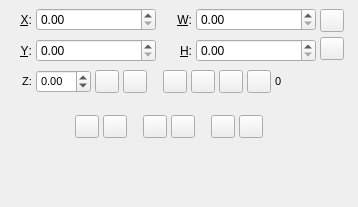
<?xml version="1.0" encoding="UTF-8"?>
<ui version="4.0">
 <class>PropertiesPalette_XYZBase</class>
 <widget class="QWidget" name="PropertiesPalette_XYZBase">
  <property name="geometry">
   <rect>
    <x>0</x>
    <y>0</y>
    <width>358</width>
    <height>207</height>
   </rect>
  </property>
  <property name="sizePolicy">
   <sizepolicy hsizetype="Fixed" vsizetype="Fixed">
    <horstretch>0</horstretch>
    <verstretch>0</verstretch>
   </sizepolicy>
  </property>
  <layout class="QGridLayout" name="gridLayout">
   <property name="leftMargin">
    <number>8</number>
   </property>
   <property name="topMargin">
    <number>8</number>
   </property>
   <property name="rightMargin">
    <number>8</number>
   </property>
   <property name="bottomMargin">
    <number>8</number>
   </property>
   <property name="horizontalSpacing">
    <number>4</number>
   </property>
   <property name="verticalSpacing">
    <number>8</number>
   </property>
   <item row="4" column="0">
    <widget class="FormWidget" name="formWidget">
     <property name="sizePolicy">
      <sizepolicy hsizetype="Preferred" vsizetype="Maximum">
       <horstretch>0</horstretch>
       <verstretch>0</verstretch>
      </sizepolicy>
     </property>
     <property name="label" stdset="0">
      <string/>
     </property>
     <property name="font">
      <font>
       <pointsize>8</pointsize>
      </font>
     </property>
     <property name="preserveLabelSpace">
      <bool>true</bool>
     </property>
     <layout class="QHBoxLayout" name="horizontalLayout_3">
      <property name="leftMargin">
       <number>0</number>
      </property>
      <property name="topMargin">
       <number>0</number>
      </property>
      <property name="rightMargin">
       <number>0</number>
      </property>
      <property name="bottomMargin">
       <number>0</number>
      </property>
      <item>
       <widget class="QLabel" name="labelZ">
        <property name="text">
         <string>Z:</string>
        </property>
        <property name="alignment">
         <set>Qt::AlignRight|Qt::AlignTrailing|Qt::AlignVCenter</set>
        </property>
       </widget>
      </item>
     </layout>
    </widget>
   </item>
   <item row="2" column="2">
    <spacer name="horizontalSpacer_4">
     <property name="orientation">
      <enum>Qt::Horizontal</enum>
     </property>
     <property name="sizeType">
      <enum>QSizePolicy::Fixed</enum>
     </property>
     <property name="sizeHint" stdset="0">
      <size>
       <width>8</width>
       <height>0</height>
      </size>
     </property>
    </spacer>
   </item>
   <item row="3" column="3">
    <widget class="QLabel" name="heightLabel">
     <property name="text">
      <string>&amp;H:</string>
     </property>
     <property name="alignment">
      <set>Qt::AlignRight|Qt::AlignTrailing|Qt::AlignVCenter</set>
     </property>
     <property name="buddy">
      <cstring>heightSpin</cstring>
     </property>
    </widget>
   </item>
   <item row="2" column="5" rowspan="2">
    <layout class="QVBoxLayout" name="verticalLayout_2">
     <property name="spacing">
      <number>4</number>
     </property>
     <item>
      <widget class="LinkButton" name="keepFrameWHRatioButton">
       <property name="toolTip">
        <string>Keep the aspect ratio</string>
       </property>
       <property name="checkable">
        <bool>true</bool>
       </property>
      </widget>
     </item>
     <item>
      <widget class="QToolButton" name="buttonLineBasePoint">
       <property name="text">
        <string/>
       </property>
       <property name="checkable">
        <bool>true</bool>
       </property>
      </widget>
     </item>
    </layout>
   </item>
   <item row="3" column="0">
    <widget class="QLabel" name="yposLabel">
     <property name="text">
      <string>&amp;Y:</string>
     </property>
     <property name="alignment">
      <set>Qt::AlignRight|Qt::AlignTrailing|Qt::AlignVCenter</set>
     </property>
     <property name="buddy">
      <cstring>yposSpin</cstring>
     </property>
    </widget>
   </item>
   <item row="2" column="3">
    <widget class="QLabel" name="widthLabel">
     <property name="text">
      <string>&amp;W:</string>
     </property>
     <property name="alignment">
      <set>Qt::AlignRight|Qt::AlignTrailing|Qt::AlignVCenter</set>
     </property>
     <property name="buddy">
      <cstring>widthSpin</cstring>
     </property>
    </widget>
   </item>
   <item row="2" column="0">
    <widget class="QLabel" name="xposLabel">
     <property name="text">
      <string>&amp;X:</string>
     </property>
     <property name="alignment">
      <set>Qt::AlignRight|Qt::AlignTrailing|Qt::AlignVCenter</set>
     </property>
     <property name="buddy">
      <cstring>xposSpin</cstring>
     </property>
    </widget>
   </item>
   <item row="3" column="1">
    <widget class="ScrSpinBox" name="yposSpin">
     <property name="minimumSize">
      <size>
       <width>120</width>
       <height>0</height>
      </size>
     </property>
     <property name="toolTip">
      <string>Vertical position of current basepoint</string>
     </property>
    </widget>
   </item>
   <item row="2" column="4">
    <widget class="ScrSpinBox" name="widthSpin">
     <property name="minimumSize">
      <size>
       <width>120</width>
       <height>0</height>
      </size>
     </property>
     <property name="toolTip">
      <string>Width of current selection</string>
     </property>
    </widget>
   </item>
   <item row="5" column="0" colspan="6">
    <layout class="QHBoxLayout" name="horizontalLayout_2">
     <property name="spacing">
      <number>16</number>
     </property>
     <item>
      <widget class="BasePointWidget" name="basePointWidget" native="true">
       <property name="sizePolicy">
        <sizepolicy hsizetype="Fixed" vsizetype="Fixed">
         <horstretch>0</horstretch>
         <verstretch>0</verstretch>
        </sizepolicy>
       </property>
       <property name="minimumSize">
        <size>
         <width>51</width>
         <height>51</height>
        </size>
       </property>
       <property name="maximumSize">
        <size>
         <width>51</width>
         <height>51</height>
        </size>
       </property>
      </widget>
     </item>
     <item>
      <widget class="FormWidget" name="labelFlip">
       <property name="label" stdset="0">
        <string>Flip</string>
       </property>
       <property name="font">
        <font>
         <pointsize>8</pointsize>
        </font>
       </property>
       <property name="space">
        <number>2</number>
       </property>
       <layout class="QHBoxLayout" name="horizontalLayout_11">
        <property name="spacing">
         <number>4</number>
        </property>
        <property name="leftMargin">
         <number>0</number>
        </property>
        <property name="topMargin">
         <number>0</number>
        </property>
        <property name="rightMargin">
         <number>0</number>
        </property>
        <property name="bottomMargin">
         <number>0</number>
        </property>
        <item>
         <widget class="QToolButton" name="flipH">
          <property name="toolTip">
           <string>Flip horizontally</string>
          </property>
         </widget>
        </item>
        <item>
         <widget class="QToolButton" name="flipV">
          <property name="toolTip">
           <string>Flip vertically</string>
          </property>
         </widget>
        </item>
       </layout>
      </widget>
     </item>
     <item>
      <widget class="FormWidget" name="labelLock">
       <property name="label" stdset="0">
        <string>Lock</string>
       </property>
       <property name="font">
        <font>
         <pointsize>8</pointsize>
        </font>
       </property>
       <property name="space">
        <number>2</number>
       </property>
       <layout class="QHBoxLayout" name="horizontalLayout_12">
        <property name="spacing">
         <number>4</number>
        </property>
        <property name="leftMargin">
         <number>0</number>
        </property>
        <property name="topMargin">
         <number>0</number>
        </property>
        <property name="rightMargin">
         <number>0</number>
        </property>
        <property name="bottomMargin">
         <number>0</number>
        </property>
        <item>
         <widget class="QToolButton" name="doLock">
          <property name="toolTip">
           <string>Lock or unlock the object</string>
          </property>
         </widget>
        </item>
        <item>
         <widget class="QToolButton" name="noResize">
          <property name="toolTip">
           <string>Lock or unlock the size of the object</string>
          </property>
          <property name="checkable">
           <bool>true</bool>
          </property>
         </widget>
        </item>
       </layout>
      </widget>
     </item>
     <item>
      <widget class="FormWidget" name="labelGroup">
       <property name="label" stdset="0">
        <string>Group</string>
       </property>
       <property name="font">
        <font>
         <pointsize>8</pointsize>
        </font>
       </property>
       <property name="space">
        <number>2</number>
       </property>
       <layout class="QHBoxLayout" name="horizontalLayout_17">
        <property name="spacing">
         <number>4</number>
        </property>
        <property name="leftMargin">
         <number>0</number>
        </property>
        <property name="topMargin">
         <number>0</number>
        </property>
        <property name="rightMargin">
         <number>0</number>
        </property>
        <property name="bottomMargin">
         <number>0</number>
        </property>
        <item>
         <widget class="QToolButton" name="doGroup">
          <property name="toolTip">
           <string>Group the selected objects</string>
          </property>
         </widget>
        </item>
        <item>
         <widget class="QToolButton" name="doUnGroup">
          <property name="toolTip">
           <string>Ungroup the selected group</string>
          </property>
         </widget>
        </item>
       </layout>
      </widget>
     </item>
     <item>
      <spacer name="horizontalSpacer_3">
       <property name="orientation">
        <enum>Qt::Horizontal</enum>
       </property>
       <property name="sizeHint" stdset="0">
        <size>
         <width>0</width>
         <height>0</height>
        </size>
       </property>
      </spacer>
     </item>
    </layout>
   </item>
   <item row="2" column="1">
    <widget class="ScrSpinBox" name="xposSpin">
     <property name="sizePolicy">
      <sizepolicy hsizetype="Minimum" vsizetype="Fixed">
       <horstretch>0</horstretch>
       <verstretch>0</verstretch>
      </sizepolicy>
     </property>
     <property name="minimumSize">
      <size>
       <width>120</width>
       <height>0</height>
      </size>
     </property>
     <property name="toolTip">
      <string>Horizontal position of current basepoint</string>
     </property>
    </widget>
   </item>
   <item row="2" column="6">
    <spacer name="horizontalSpacer_2">
     <property name="orientation">
      <enum>Qt::Horizontal</enum>
     </property>
     <property name="sizeHint" stdset="0">
      <size>
       <width>0</width>
       <height>0</height>
      </size>
     </property>
    </spacer>
   </item>
   <item row="3" column="4">
    <widget class="ScrSpinBox" name="heightSpin">
     <property name="minimumSize">
      <size>
       <width>120</width>
       <height>0</height>
      </size>
     </property>
     <property name="toolTip">
      <string>Height of current selection</string>
     </property>
    </widget>
   </item>
   <item row="6" column="3">
    <spacer name="verticalSpacer">
     <property name="orientation">
      <enum>Qt::Vertical</enum>
     </property>
     <property name="sizeHint" stdset="0">
      <size>
       <width>20</width>
       <height>0</height>
      </size>
     </property>
    </spacer>
   </item>
   <item row="4" column="1" colspan="5">
    <layout class="QHBoxLayout" name="horizontalLayout">
     <property name="spacing">
      <number>16</number>
     </property>
     <item>
      <widget class="FormWidget" name="labelRotation">
       <property name="label" stdset="0">
        <string>&amp;Rotation</string>
       </property>
       <property name="font">
        <font>
         <pointsize>8</pointsize>
        </font>
       </property>
       <property name="space">
        <number>2</number>
       </property>
       <layout class="QHBoxLayout" name="horizontalLayout_6">
        <property name="spacing">
         <number>4</number>
        </property>
        <property name="leftMargin">
         <number>0</number>
        </property>
        <property name="topMargin">
         <number>0</number>
        </property>
        <property name="rightMargin">
         <number>0</number>
        </property>
        <property name="bottomMargin">
         <number>0</number>
        </property>
        <item>
         <widget class="ScrSpinBox" name="rotationSpin">
          <property name="toolTip">
           <string>Rotation of object at current basepoint</string>
          </property>
          <property name="wrapping">
           <bool>true</bool>
          </property>
         </widget>
        </item>
        <item>
         <widget class="QToolButton" name="rotateCCW">
          <property name="toolTip">
           <string>Rotate the selection anti-clockwise by 90º</string>
          </property>
          <property name="text">
           <string/>
          </property>
         </widget>
        </item>
        <item>
         <widget class="QToolButton" name="rotateCW">
          <property name="toolTip">
           <string>Rotate the selection clockwise by 90º</string>
          </property>
          <property name="text">
           <string/>
          </property>
         </widget>
        </item>
       </layout>
      </widget>
     </item>
     <item>
      <widget class="FormWidget" name="labelLevel">
       <property name="label" stdset="0">
        <string>Level</string>
       </property>
       <property name="font">
        <font>
         <pointsize>8</pointsize>
        </font>
       </property>
       <property name="space">
        <number>2</number>
       </property>
       <property name="labelVisibility">
        <bool>true</bool>
       </property>
       <layout class="QHBoxLayout" name="horizontalLayout_5">
        <property name="spacing">
         <number>4</number>
        </property>
        <property name="leftMargin">
         <number>0</number>
        </property>
        <property name="topMargin">
         <number>0</number>
        </property>
        <property name="rightMargin">
         <number>0</number>
        </property>
        <property name="bottomMargin">
         <number>0</number>
        </property>
        <item>
         <widget class="QToolButton" name="levelTop">
          <property name="toolTip">
           <string>Move to front</string>
          </property>
         </widget>
        </item>
        <item>
         <widget class="QToolButton" name="levelUp">
          <property name="toolTip">
           <string>Move one level up</string>
          </property>
         </widget>
        </item>
        <item>
         <widget class="QToolButton" name="levelDown">
          <property name="toolTip">
           <string>Move one level down</string>
          </property>
         </widget>
        </item>
        <item>
         <widget class="QToolButton" name="levelBottom">
          <property name="toolTip">
           <string>Move to back</string>
          </property>
         </widget>
        </item>
        <item>
         <widget class="QLabel" name="levelLabel">
          <property name="minimumSize">
           <size>
            <width>24</width>
            <height>0</height>
           </size>
          </property>
          <property name="toolTip">
           <string>Indicates the level the object is on, 1 means the object is at the bottom</string>
          </property>
          <property name="text">
           <string>0</string>
          </property>
         </widget>
        </item>
       </layout>
      </widget>
     </item>
     <item>
      <spacer name="horizontalSpacer_6">
       <property name="orientation">
        <enum>Qt::Horizontal</enum>
       </property>
       <property name="sizeHint" stdset="0">
        <size>
         <width>0</width>
         <height>0</height>
        </size>
       </property>
      </spacer>
     </item>
    </layout>
   </item>
   <item row="6" column="0">
    <spacer name="horizontalSpacer_5">
     <property name="orientation">
      <enum>Qt::Horizontal</enum>
     </property>
     <property name="sizeType">
      <enum>QSizePolicy::Fixed</enum>
     </property>
     <property name="sizeHint" stdset="0">
      <size>
       <width>24</width>
       <height>0</height>
      </size>
     </property>
    </spacer>
   </item>
  </layout>
 </widget>
 <customwidgets>
  <customwidget>
   <class>FormWidget</class>
   <extends>QWidget</extends>
   <header>ui/widgets/form_widget.h</header>
   <container>1</container>
  </customwidget>
  <customwidget>
   <class>ScrSpinBox</class>
   <extends>QDoubleSpinBox</extends>
   <header>ui/scrspinbox.h</header>
  </customwidget>
  <customwidget>
   <class>LinkButton</class>
   <extends>QToolButton</extends>
   <header>ui/linkbutton.h</header>
  </customwidget>
  <customwidget>
   <class>BasePointWidget</class>
   <extends>QWidget</extends>
   <header>ui/basepointwidget.h</header>
   <container>1</container>
  </customwidget>
 </customwidgets>
 <tabstops>
  <tabstop>xposSpin</tabstop>
  <tabstop>yposSpin</tabstop>
  <tabstop>widthSpin</tabstop>
  <tabstop>heightSpin</tabstop>
  <tabstop>keepFrameWHRatioButton</tabstop>
  <tabstop>buttonLineBasePoint</tabstop>
  <tabstop>rotationSpin</tabstop>
  <tabstop>rotateCCW</tabstop>
  <tabstop>rotateCW</tabstop>
  <tabstop>levelTop</tabstop>
  <tabstop>levelUp</tabstop>
  <tabstop>levelDown</tabstop>
  <tabstop>levelBottom</tabstop>
  <tabstop>flipH</tabstop>
  <tabstop>flipV</tabstop>
  <tabstop>doLock</tabstop>
  <tabstop>noResize</tabstop>
  <tabstop>doGroup</tabstop>
  <tabstop>doUnGroup</tabstop>
 </tabstops>
 <resources/>
 <connections/>
</ui>
